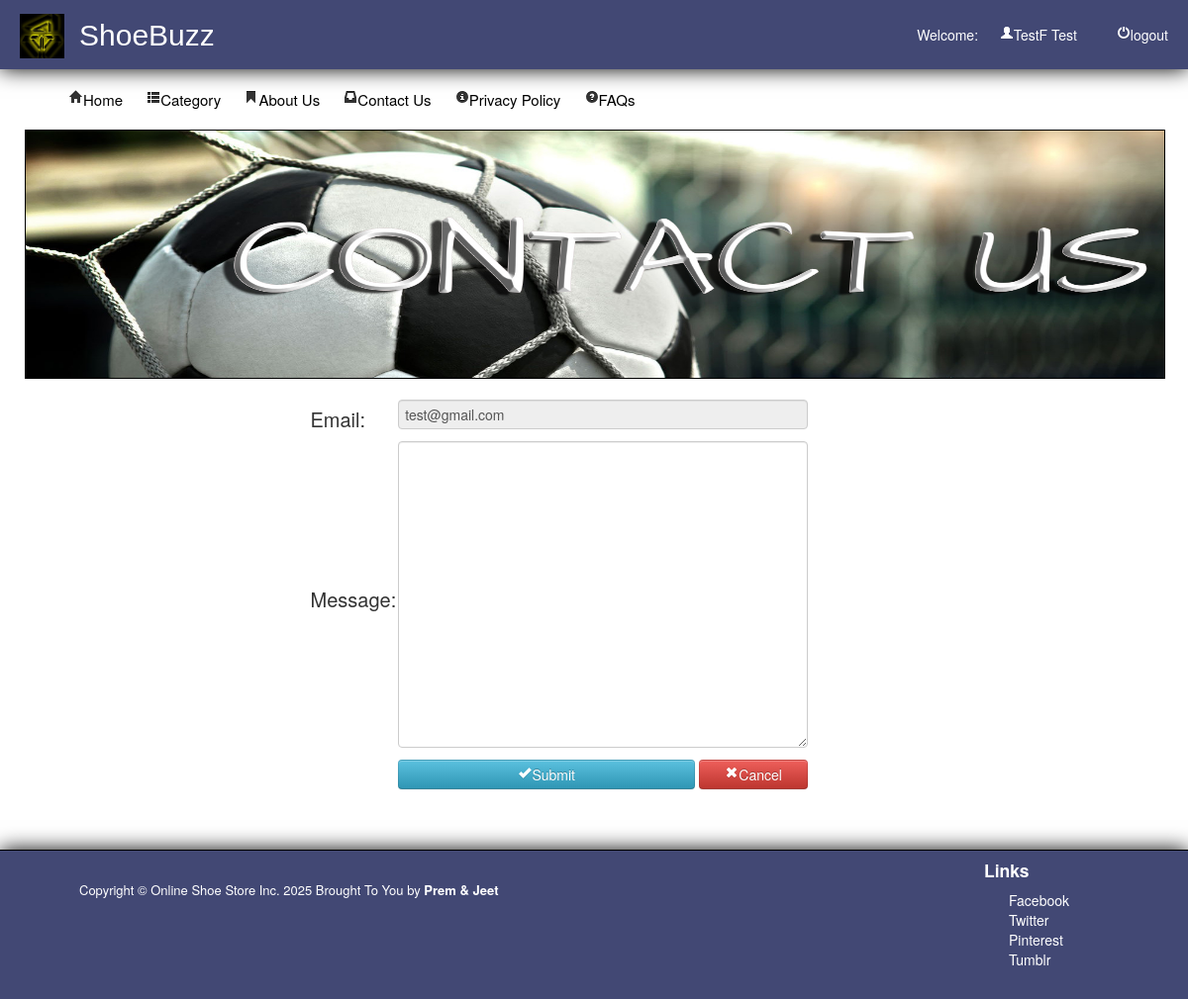
/contactus1.php (signed in), run on the app's committed database.
### tables this page shows
CREATE TABLE `customer` (
  `customerid` int(11) NOT NULL,
  `firstname` varchar(50) NOT NULL,
  `mi` varchar(1) NOT NULL,
  `lastname` varchar(50) NOT NULL,
  `address` varchar(100) NOT NULL,
  `country` varchar(50) NOT NULL,
  `zipcode` varchar(20) NOT NULL,
  `mobile` varchar(20) NOT NULL,
  `telephone` varchar(20) NOT NULL,
  `email` varchar(50) NOT NULL,
  `password` varchar(50) NOT NULL
);

### contactus1.php (the view, shortened to what this page needs)
<?php
	include("db/dbconn.php");
?>
<!DOCTYPE html>
<html>
<head>
	<link rel = "stylesheet" type = "text/css" href="css/style.css" media="all">
	<link rel="stylesheet" type="text/css" href="css/bootstrap.css">
</head>
<body>
	<div id="header">
		<img src="img/logo.jpg">
		<label>ShoeBuzz</label>
			<?php
				$id = (int) $_SESSION['id'];
					$query = $conn->query ("SELECT * FROM customer WHERE customerid = '$id' ") or die (mysqli_error());
					$fetch = $query->fetch_array ();
			?>
			<ul>
				<li><a href="function/logout.php"><i class="icon-off icon-white"></i>logout</a></li>
				<li>Welcome:&nbsp;&nbsp;&nbsp;<a href="#profile" href  data-toggle="modal"><i class="icon-user icon-white"></i><?php echo $fetch['firstname']; ?>&nbsp;<?php echo $fetch['lastname'];?></a></li>
			</ul>
	</div>
						<?php
							$id = (int) $_SESSION['id'];
								$query = $conn->query ("SELECT * FROM customer WHERE customerid = '$id' ") or die (mysqli_error());
								$fetch = $query->fetch_array ();
						?>
	<br>
<div id="container">
	<div class="nav">
			 <ul>
				<li><a href="home.php">   <i class="icon-home"></i>Home</a></li>
				<li><a href="product1.php"> 			 <i class="icon-th-list"></i>Category</a></li>
				<li><a href="aboutus1.php">   <i class="icon-bookmark"></i>About Us</a></li>
				<li><a href="contactus1.php"><i class="icon-inbox"></i>Contact Us</a></li>
				<li><a href="privacy1.php"><i class="icon-info-sign"></i>Privacy Policy</a></li>
				<li><a href="faqs1.php"><i class="icon-question-sign"></i>FAQs</a></li>
			</ul>
	</div>
		<img src="img/contactus.jpg" style="width:1150px; height:250px; border:1px solid #000; ">
	<br />
	<br />
		<div id="content">
			<form method="post">
				<table style="position:relative; left:25%;">
					<tr>
						<td style="font-size:20px;">Email:</td><td><input type="email" name="email" value="<?php echo $fetch['email']; ?>" style="width:400px;" disabled></td>
					</tr>
					<tr>
						<td style="font-size:20px;">Message:</td><td><textarea name="message" style="width:400px; height:300px;" required></textarea></td>
					</tr>
					<tr>
						<td></td><td><button class="btn btn-info" name="send" style="width:300px;"><i class="icon icon-ok icon-white"></i>Submit</button>&nbsp;<a href="index.php"><button class="btn btn-danger" style="width:110px;"><i class="icon icon-remove icon-white"></i>Cancel</button></a></td>
					</tr>
				</table>
			</form>
		</div>
	<br />
</div>
	<br />
	<div id="footer">
		<div class="foot">
			<p style="font-size:13px;"> Copyright &copy; Online Shoe Store Inc. 2025 Brought To You by <b>Prem & Jeet</b></a></p>
		</div>
			<div id="foot">
				<h4>Links</h4>
					<ul>
						<a href="http://www.facebook.com/OnlineShoeStore"><li>Facebook</li></a>
						<a href="http://www.twitter.com/OnlineShoeStore"><li>Twitter</li></a>
						<a href="http://www.pinterest.com/OnlineShoeStore"><li>Pinterest</li></a>
						<a href="http://www.tumblr.com/OnlineShoeStore"><li>Tumblr</li></a>
					</ul>
			</div>
	</div>
</body>
</html>

### css/style.css (style rules this page uses)
#header { height:70px; width:100%; background-color:#424874; color:#ffffff; text-indent:10px; -webkit-box-shadow:0px 0px 20px 0px black; -moz-box-shadow:0px 0px 20px 0px black; box-shadow:0px 0px 20px 0px black; display: flex; justify-content: space-between; align-items:center }
#header img { position:absolute; height:45px; width:45px; margin-left:20px; margin-top:2.5px; }
#header label { position:relative; top:15px; color:#fff; text-indent:80px; font-size:30px; clear:both; font-family:arial; margin-bottom: 28px; }
#header ul { list-style-type:none; position:relative; }
#header ul li { display:inline; position:relative; float:right; margin-right:20px; bottom:8px; margin-top: 25px; }
#header ul li a { text-decoration:none; color:#fff; margin-left: 10px; }
#container { margin:auto; width:1150px; }
#content { top:10px; }
.nav { text-indent:10px; font-size:15px; }
.nav ul li { display:inline; position:relative; }
.nav ul li a { text-decoration:none; color:#000; }
.nav li a { padding:10px; }
#footer { position:relative; color:#fff; width:100%; height:150px; clear:both; background-color: #424874; -webkit-box-shadow:0px 0px 20px 0px black; -moz-box-shadow:0px 0px 20px 0px black; box-shadow:0px 0px 20px 0px black; border-top:1px solid black; }
.foot { font-size:20px; position:relative; margin-top:30px; margin-left:80px; float:left; }
#foot { position:relative; float:right; margin-right:10%; }
#foot ul a li { text-decoration:none; display:block; color:#fff; }

### data on the page
customer: firstname "TestF", lastname "Test", email "test@gmail.com"
